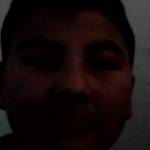
#> input picture Data/Lenin/rotro_1.jpg, 150 x 150 px, found by its file name; its folder holds only this picture in this run
$ python entrenandoRF.py
#> lines starting #> are read from the running program, lines starting #| are printed output that depends on the picture
import cv2
import os
import numpy as np

dataPath = 'D:/Google Drive/Universidad Central del Ecuador/Facultad de Ingenieria Ciencias Fisicas y Matematicas/Nivel 9/Mineria de Datos/ProyectoDeteccionFraude-UCE/Data' #Cambia a la ruta donde hayas almacenado Data
peopleList = os.listdir(dataPath)
print('Lista de personas: ', peopleList)

labels = []
facesData = []
label = 0

for nameDir in peopleList:
	personPath = dataPath + '/' + nameDir
	print('Leyendo las imágenes')

	for fileName in os.listdir(personPath):
		print('Rostros: ', nameDir + '/' + fileName)
		labels.append(label)
		facesData.append(cv2.imread(personPath+'/'+fileName,0))
		image = cv2.imread(personPath+'/'+fileName,0)
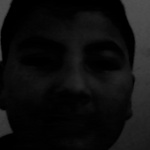
#> image: shape (150, 150); min 0, max 81, mean 14.6
		#cv2.imshow('image',image)
		#cv2.waitKey(10)
	label = label + 1
#> pass 2 of the loop `for nameDir in peopleList:`:
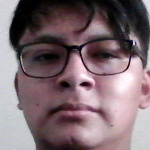
#> input picture Data/freddy/rotro_100.jpg, 150 x 150 px, found by its file name
#> `image = cv2.imread(personPath+'/'+fileName,0)`:
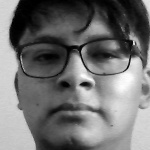
#> image: shape (150, 150); min 0, max 255, mean 112.9

# [7 lines of commented-out code are left out]
face_recognizer = cv2.face.LBPHFaceRecognizer_create()

# Entrenando el reconocedor de rostros
print("Entrenando...")
face_recognizer.train(facesData, np.array(labels))

# Almacenando el modelo obtenido
#face_recognizer.write('modeloEigenFace.xml')
#face_recognizer.write('modeloFisherFace.xml')
face_recognizer.write('modeloLBPHFace.xml')
print("Modelo almacenado...")
